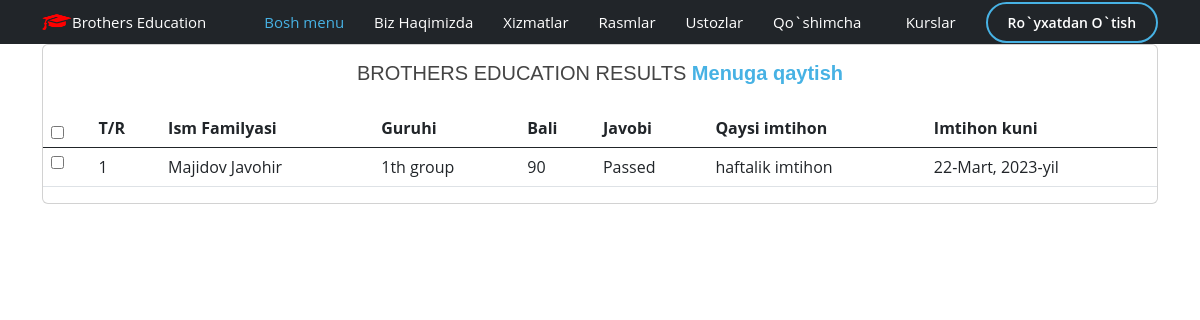
The page /uz/natijalar/ on the database its author committed.
### enter/models.py (models this page shows, shortened)
class Post(models.Model):
    ism_familya = models.CharField(max_length=200)
    guruhi = models.CharField(max_length=200)
    umumiy_bali  = models.IntegerField()
    choices1 = (
        ("Passed", "O`tdi"),
        ("failed","O`ta olmadi")
    )
    testda_ishtirok_etishi= models.CharField(
        max_length= 6,
        choices = choices1,
        default = "O`tdi"
    )
    exams = (
        ("kunlik imtihon", "kunlik imtihon"),
        ("haftalik imtihon", "haftalik imtihon"),
        ("Oylik Imtihon", "Oylik Imtihon"),
        ("Yillik Imtihon", "Yillik Imtihon"),
    )
    exam_day= models.CharField(
        max_length= 22 ,
        choices = exams,
        default= 'Haftalik'
    )
    exam_date= models.DateField()
    class Meta:
        ordering = ['-umumiy_bali']
        db_table = "web_member"

### enter/views.py (the view)
# urls.py: path("natijalar/", Table.as_view(), name="mianexammet"),
class Table(ListView):
    model = Post
    template_name = 'tablepupil.html'
    context_object_name = 'object_post'

### templates/tablepupil.html (shortened to what this page needs)
{% extends 'baemain.html' %}
{% load i18n %}
{% block content %}
  <div class="container">
    <div class="row">
    <div class="col-12">
        <div class="card">
            <div class="card-body text-center">
                <h5 class="card-title m-b-0">BROTHERS EDUCATION RESULTS <a href="{% url 'maindir' %}"><strong>{% trans "Menuga qaytish" %}</strong></a></h5>
            </div>
                <div class="table-responsive">
                    <table class="table" id="myTable">
                        <thead class="thead-light">
                            <tr>
                                <th>
                                    <label class="customcheckbox m-b-20">
                                        <input type="checkbox" id="mainCheckbox">
                                    </label>
                                </th>
                                <th scope="col">T/R</th>
                                <th scope="col">{% trans "Ism Familyasi" %}</th>
                                <th scope="col">{% trans "Guruhi" %}</th>
                                <th scope="col">{% trans "Bali" %}</th>
                                <th scope="col">{% trans "Javobi" %}</th>
                                <th scope="col">{% trans "Qaysi imtihon" %}</th>
                                <th scope="col">{% trans "Imtihon kuni" %}</th>
                            </tr>
                        </thead>
                        {% for x in object_post %}
                        <tbody class="customtable">
                          <tr>
                            <th>
                              <label class="customcheckbox">
                                  <input type="checkbox" class="listCheckbox">
                              </label>
                          </th>
                                 <td>{{ forloop.counter }}</td>
                                <td>{{ x.ism_familya }}</td>
                                <td>{{x.guruhi}}</td>
                                <td>{{x.umumiy_bali}}</td>
                                <td>{{x.testda_ishtirok_etishi}}</td>
                                <td>{{x.exam_day}}</td>
                                <td>{{x.exam_date}}</td>
                          </tr>
                        </tbody>
                        {%endfor%}
                    </table>
                </div>
        </div>
    </div>
</div>
   </div>
   {% endblock content %}

### static/assets1/css/style.css (style rules this page uses)
body { font-family: "Open Sans", sans-serif; color: #444444; }
a { color: #47b2e4; text-decoration: none; }
h1, h2, h3, h4, h5, h6 { font-family: "Jost", sans-serif; }

### rows shown on the page
Post: ism_familya "Majidov Javohir", guruhi "1th group", umumiy_bali "90", testda_ishtirok_etishi "Passed", exam_day "haftalik imtihon", exam_date "22-Mart, 2023-yil"
